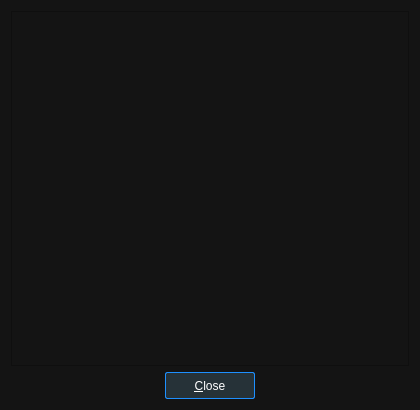
<?xml version="1.0" encoding="UTF-8"?>
<ui version="4.0">
 <class>InfoDialog</class>
 <widget class="QDialog" name="InfoDialog">
  <property name="geometry">
   <rect>
    <x>0</x>
    <y>0</y>
    <width>420</width>
    <height>410</height>
   </rect>
  </property>
  <property name="windowTitle">
   <string>Media Info</string>
  </property>
  <property name="styleSheet">
   <string notr="true">QWidget {
	background: #141414;
	color: whitesmoke;
	font: 12px &quot;Open Sans&quot;;
}

/* QScrollBar:vertical */

QScrollBar:vertical {
	border: none;
	width: 5px;
}
QScrollBar::handle:vertical {
	background: gray;
	border-radius: 2px;
	min-height: 10px;
}
QScrollBar::add-line:vertical, QScrollBar::sub-line:vertical {
	border: none;
}
QScrollBar::up-arrow:vertical, QScrollBar::down-arrow:vertical,
QScrollBar::add-page:vertical, QScrollBar::sub-page:vertical {
	background: transparent;
}</string>
  </property>
  <layout class="QVBoxLayout" name="verticalLayout">
   <item>
    <widget class="QListWidget" name="infoList"/>
   </item>
   <item>
    <layout class="QHBoxLayout" name="horizontalLayout">
     <item>
      <spacer name="horizontalSpacer">
       <property name="orientation">
        <enum>Qt::Horizontal</enum>
       </property>
       <property name="sizeHint" stdset="0">
        <size>
         <width>40</width>
         <height>20</height>
        </size>
       </property>
      </spacer>
     </item>
     <item>
      <widget class="QPushButton" name="closeButton">
       <property name="styleSheet">
        <string notr="true">QPushButton {
    background: #263238;
	color: white;
	border: 1px solid dodgerblue;
	border-radius: 2px;
    min-width: 88px;
	min-height: 25px;
}
QPushButton:pressed {
    background: dodgerblue;
}
QPushButton:disabled {
    color: gray;
}</string>
       </property>
       <property name="text">
        <string>&amp;Close</string>
       </property>
      </widget>
     </item>
     <item>
      <spacer name="horizontalSpacer_2">
       <property name="orientation">
        <enum>Qt::Horizontal</enum>
       </property>
       <property name="sizeHint" stdset="0">
        <size>
         <width>40</width>
         <height>20</height>
        </size>
       </property>
      </spacer>
     </item>
    </layout>
   </item>
  </layout>
 </widget>
 <resources/>
 <connections/>
</ui>
